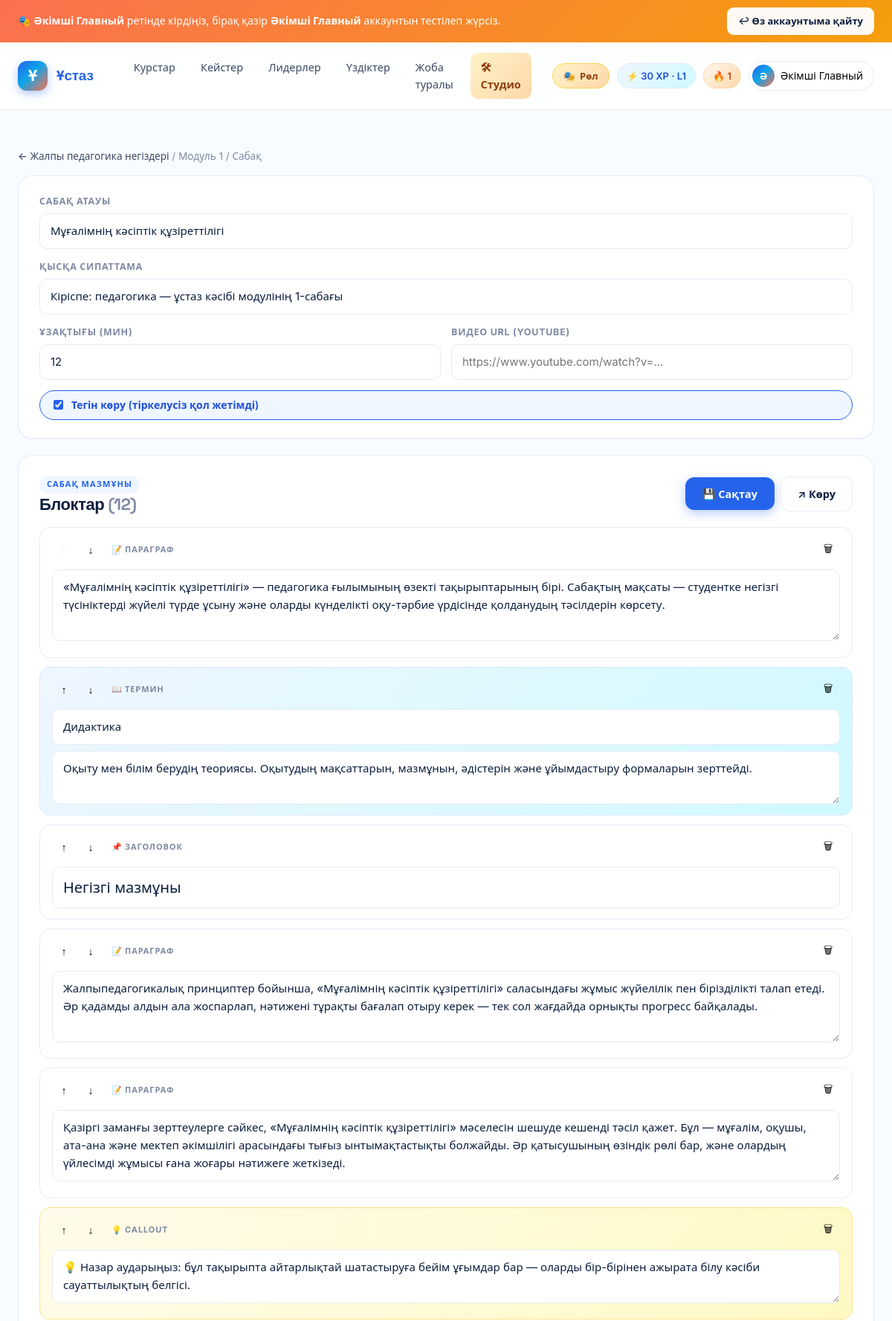
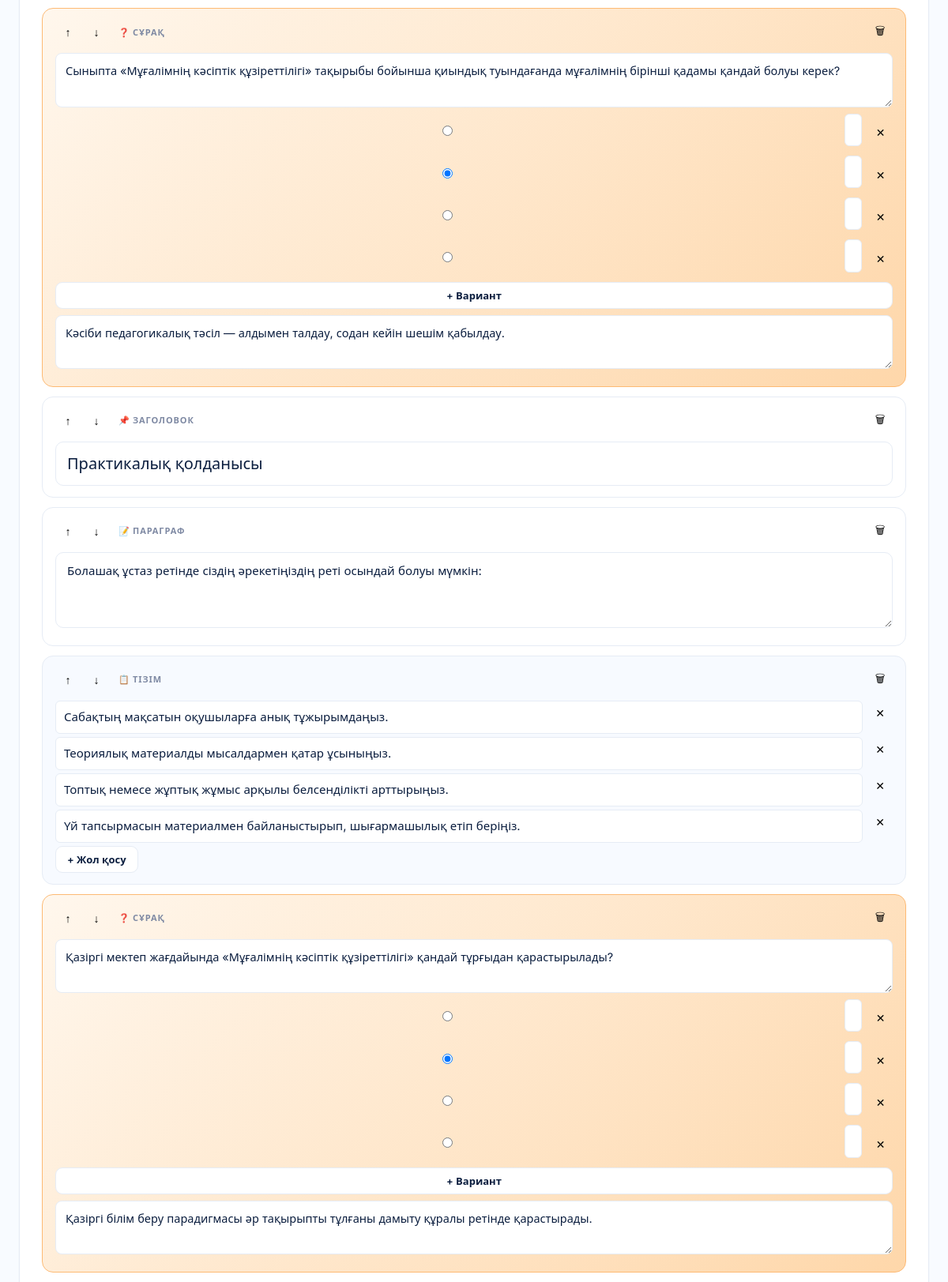
/courses/studio/l/220/ (signed in, upper part), run on the app's committed database (2 pictures, top to bottom).
### accounts/models.py (models this page shows, shortened)
class User(AbstractUser):
    class Role(models.TextChoices):
        STUDENT = "student", "Студент"
        METHODIST = "methodist", "Методист"
        ADMIN = "admin", "Әкімші"
    email = models.EmailField(blank=True)
    role = models.CharField(max_length=16, choices=Role.choices, default=Role.STUDENT)
    avatar = models.ImageField(upload_to="avatars/", blank=True, null=True)
    bio = models.TextField(blank=True)
    university = models.ForeignKey(
        University, on_delete=models.SET_NULL, null=True, blank=True, related_name="students"
    )
    region = models.ForeignKey(
        Region, on_delete=models.SET_NULL, null=True, blank=True, related_name="users"
    )
    specialty = models.ForeignKey(
        Specialty, on_delete=models.SET_NULL, null=True, blank=True, related_name="users"
    )
    year_of_study = models.PositiveSmallIntegerField(null=True, blank=True)
    locale = models.CharField(max_length=8, default="kk")
    is_profile_public = models.BooleanField(default=True)
    last_seen = models.DateTimeField(null=True, blank=True)
    REQUIRED_FIELDS = []
    @property
    def display_name(self):
        return self.get_full_name() or self.username

### gamification/models.py (models this page shows, shortened)
class Profile(models.Model):
    user = models.OneToOneField(
        settings.AUTH_USER_MODEL, on_delete=models.CASCADE, related_name="gprofile"
    )
    xp = models.PositiveIntegerField(default=0)
    level = models.PositiveSmallIntegerField(default=1)
    weekly_xp = models.PositiveIntegerField(default=0)
    monthly_xp = models.PositiveIntegerField(default=0)
    last_week_reset = models.DateField(null=True, blank=True)
    last_month_reset = models.DateField(null=True, blank=True)

class Streak(models.Model):
    user = models.OneToOneField(
        settings.AUTH_USER_MODEL, on_delete=models.CASCADE, related_name="streak"
    )
    current = models.PositiveIntegerField(default=0)
    longest = models.PositiveIntegerField(default=0)
    last_activity_date = models.DateField(null=True, blank=True)
    freezes_available = models.PositiveSmallIntegerField(default=2)
    freezes_used_month = models.PositiveSmallIntegerField(default=0)
    month_marker = models.DateField(null=True, blank=True)

### courses/models.py (models this page shows, shortened)
class Lesson(models.Model):
    module = models.ForeignKey(Module, on_delete=models.CASCADE, related_name="lessons")
    title = models.CharField(max_length=255)
    slug = models.SlugField(max_length=255)
    order = models.PositiveSmallIntegerField(default=0)
    summary = models.CharField(max_length=400, blank=True)
    content = models.JSONField(default=list, blank=True)
    video = models.FileField(upload_to="lessons/videos/", blank=True, null=True)
    video_url = models.URLField(blank=True, help_text="Сыртқы видео сілтемесі (YouTube және т.б.)")
    duration_minutes = models.PositiveSmallIntegerField(default=10)
    is_free_preview = models.BooleanField(default=False)
    created_at = models.DateTimeField(auto_now_add=True)
    updated_at = models.DateTimeField(auto_now=True)
    class Meta:
        ordering = ["order", "id"]
        unique_together = [("module", "slug")]
    def get_absolute_url(self):
        return reverse(
            "courses:lesson",
            args=[self.module.course.slug, self.module.id, self.slug],
        )

class Module(models.Model):
    course = models.ForeignKey(Course, on_delete=models.CASCADE, related_name="modules")
    title = models.CharField(max_length=255)
    summary = models.TextField(blank=True)
    order = models.PositiveSmallIntegerField(default=0)
    has_test = models.BooleanField(default=True)
    class Meta:
        ordering = ["order", "id"]
        unique_together = [("course", "order")]

class Course(models.Model):
    class Level(models.TextChoices):
        BEGINNER = "beginner", "Бастаушы"
        INTERMEDIATE = "intermediate", "Орта"
        ADVANCED = "advanced", "Жоғары"
    title = models.CharField(max_length=255)
    slug = models.SlugField(max_length=255, unique=True)
    short_description = models.CharField(max_length=300)
    description = models.TextField()
    cover = models.ImageField(upload_to="courses/covers/", blank=True, null=True)
    level = models.CharField(max_length=16, choices=Level.choices, default=Level.BEGINNER)
    language = models.CharField(max_length=8, default="kk")
    duration_hours = models.PositiveIntegerField(default=20)
    authors = models.ManyToManyField(
        settings.AUTH_USER_MODEL, related_name="authored_courses", blank=True
    )
    tags = models.CharField(max_length=255, blank=True, help_text="Үтірмен бөлінген тегтер")
    is_published = models.BooleanField(default=False)
    has_final_exam = models.BooleanField(default=True)
    final_exam_pass_pct = models.PositiveSmallIntegerField(default=70)
    created_at = models.DateTimeField(auto_now_add=True)
    updated_at = models.DateTimeField(auto_now=True)
    class Meta:
        ordering = ["-is_published", "title"]

### courses/views_studio.py (the view)
# urls.py: path("studio/l/<int:lesson_id>/", vs.lesson_edit, name="studio_lesson"),
@login_required
@staff_required
def lesson_edit(request, lesson_id):
    lesson = get_object_or_404(
        Lesson.objects.select_related("module__course"), pk=lesson_id
    )
    initial_json = json.dumps(lesson.content or [], ensure_ascii=False)
    return render(request, "studio/lesson.html", {
        "lesson": lesson, "initial_json": initial_json,
    })

### templates/studio/lesson.html (shortened to what this page needs)
{% extends "studio/_base.html" %}
{% block content %}
<div class="container st-lesson-page" x-data="lessonEditor()" x-init="init()">
  <div class="st-crumbs">
    <a href="{% url 'courses:studio_course' lesson.module.course.slug %}">← {{ lesson.module.course.title|truncatechars:40 }}</a>
    <span class="muted"> / Модуль {{ lesson.module.order }} / Сабақ</span>
  </div>
  <div class="st-panel">
    <div class="st-meta-grid">
      <div class="st-field">
        <label>Сабақ атауы</label>
        <input type="text" value="{{ lesson.title }}"
               @change="updateField('title', $event.target.value)">
      </div>
      <div class="st-field">
        <label>Қысқа сипаттама</label>
        <input type="text" value="{{ lesson.summary }}"
               @change="updateField('summary', $event.target.value)">
      </div>
      <div class="st-field-row">
        <div class="st-field">
          <label>Ұзақтығы (мин)</label>
          <input type="number" min="1" value="{{ lesson.duration_minutes }}"
                 @change="updateField('duration_minutes', $event.target.value)">
        </div>
        <div class="st-field" style="flex:2;">
          <label>Видео URL (YouTube)</label>
          <input type="url" value="{{ lesson.video_url }}" placeholder="https://www.youtube.com/watch?v=..."
                 @change="updateField('video_url', $event.target.value)">
        </div>
      </div>
      <label class="st-toggle">
        <input type="checkbox" {% if lesson.is_free_preview %}checked{% endif %}
               @change="updateField('is_free_preview', $event.target.checked ? '1' : '0')">
        <span>Тегін көру (тіркелусіз қол жетімді)</span>
      </label>
    </div>
  </div>
  <div class="st-panel">
    <div class="st-panel-head">
      <div>
        <div class="st-eyebrow">Сабақ мазмұны</div>
        <h2 style="margin: 2px 0 0;">Блоктар <span class="muted" x-text="`(${blocks.length})`"></span></h2>
      </div>
      <div style="display:flex; gap:8px; align-items:center;">
        <button type="button" class="btn btn-primary" @click="saveContent()" :disabled="saving">
          <span x-show="!saving">💾 Сақтау</span>
        </button>
        <a href="{{ lesson.get_absolute_url }}" target="_blank" class="btn btn-ghost">↗ Көру</a>
      </div>
    </div>
    <div class="st-blocks">
      <template x-for="(b, i) in blocks" :key="b._id">
        <div class="st-block" :class="`st-block-${b.type}`">
          <div class="st-block-tools">
            <button type="button" class="st-icon-btn" @click="move(i, -1)" :disabled="i === 0" title="Жоғары">↑</button>
            <button type="button" class="st-icon-btn" @click="move(i, 1)" :disabled="i === blocks.length - 1" title="Төмен">↓</button>
            <span class="st-block-type" x-text="typeLabel(b.type)"></span>
            <button type="button" class="st-icon-btn" @click="remove(i)" title="Жою">🗑</button>
          </div>
          <template x-if="b.type === 'paragraph'">
            <textarea class="st-block-input" rows="3" placeholder="Параграф мәтіні..."
                      x-model="b.value" @input="dirty = true"></textarea>
          </template>
          <template x-if="b.type === 'heading'">
            <input class="st-block-input st-block-heading-input" type="text" placeholder="Заголовок..."
                   x-model="b.value" @input="dirty = true">
          </template>
          <template x-if="b.type === 'term'">
            <div class="st-block-term-grid">
              <input type="text" placeholder="Термин..." x-model="b.value.name" @input="dirty = true">
              <textarea rows="2" placeholder="Анықтамасы..." x-model="b.value.definition" @input="dirty = true"></textarea>
            </div>
          </template>
          <template x-if="b.type === 'callout'">
            <textarea class="st-block-input" rows="2" placeholder="💡 Кеңес немесе мысал..."
                      x-model="b.value" @input="dirty = true"></textarea>
          </template>
          <template x-if="b.type === 'list'">
            <div>
              <template x-for="(item, idx) in b.value" :key="idx">
                <div style="display:flex; gap:6px; margin-bottom:4px;">
                  <input type="text" :value="item" x-model="b.value[idx]" @input="dirty = true"
                         style="flex:1; padding:8px 10px; border:1.5px solid var(--line); border-radius:6px;">
                  <button type="button" class="st-icon-btn" @click="b.value.splice(idx, 1); dirty = true">✕</button>
                </div>
              </template>
              <button type="button" class="btn btn-ghost btn-sm" @click="b.value.push(''); dirty = true">+ Жол қосу</button>
            </div>
          </template>
          <template x-if="b.type === 'question'">
            <div class="st-block-q-grid">
              <textarea rows="2" placeholder="Сұрақ мәтіні..."
                        x-model="b.value.text" @input="dirty = true"></textarea>
              <template x-for="(ch, idx) in b.value.choices" :key="idx">
                <label style="display:flex; gap:8px; align-items:center; margin-bottom:4px;">
                  <input type="radio" :name="`correct-${b._id}`" :value="idx"
                         :checked="b.value.correct === idx"
                         @change="b.value.correct = idx; dirty = true">
                  <input type="text" x-model="b.value.choices[idx]" @input="dirty = true"
                         :placeholder="`Вариант ${idx + 1}`"
                         style="flex:1; padding:8px 10px; border:1.5px solid var(--line); border-radius:6px;">
                  <button type="button" class="st-icon-btn"
                          @click="b.value.choices.splice(idx, 1); if (b.value.correct >= b.value.choices.length) b.value.correct = 0; dirty = true">✕</button>
                </label>
              </template>
              <button type="button" class="btn btn-ghost btn-sm"
                      @click="b.value.choices.push(''); dirty = true"
                      style="margin-bottom:8px;">+ Вариант</button>
              <textarea rows="2" placeholder="Дұрыс жауаптың түсіндірмесі..."
                        x-model="b.value.explanation" @input="dirty = true"></textarea>
            </div>
          </template>
        </div>
      </template>
    </div>
  </div>
</div>
{% endblock %}

### templates/base.html (shortened to what this page needs)
{% load static humanize %}<!DOCTYPE html>
<html lang="kk">
<head>
<link rel="stylesheet" href="{% static 'css/app.css' %}">
{% block head_extra %}{% endblock %}
</head>
<body class="bg-cream">
{% if IMPERSONATING %}
<div class="impersonate-bar">
  <div class="container impersonate-inner">
    <span>
      🎭 <strong>{{ IMPERSONATOR.display_name }}</strong> ретінде кірдіңіз,
      бірақ қазір <strong>{{ user.display_name }}</strong> аккаунтын тестілеп жүрсіз.
    </span>
    <a class="btn btn-sm btn-ghost" href="{% url 'accounts:exit_become' %}">↩ Өз аккаунтыма қайту</a>
  </div>
</div>
{% endif %}
<header class="topbar" x-data="{mobileOpen: false}">
  <div class="container topbar-inner">
    <a href="{% url 'core:landing' %}" class="brand">
      <span class="brand-mark">Ұ</span>
      <span class="brand-name">{{ PLATFORM_NAME }}</span>
    </a>
    <nav class="nav" :class="{'is-open': mobileOpen}" @click="mobileOpen = false">
      <a href="{% url 'courses:catalog' %}">Курстар</a>
      <a href="{% url 'assessments:cases' %}">Кейстер</a>
      <a href="{% url 'gamification:leaderboard' %}">Лидерлер</a>
      <a href="{% url 'social:best_solutions' %}">Үздіктер</a>
      <a href="{% url 'core:about' %}">Жоба туралы</a>
      {% if user.is_staff %}<a href="{% url 'courses:studio_dashboard' %}" class="nav-studio">🛠 Студио</a>{% endif %}
    </nav>
    <div class="nav-right">
      {% if ROLE_SWITCHER_USERS %}
        <div class="usermenu" x-data="{open:false}">
          <button class="role-switcher-btn" @click="open=!open" title="Тестілеу үшін рөл ауыстыру">
            🎭 <span class="role-switcher-label">Рөл</span>
          </button>
        </div>
      {% endif %}
      {% if user.is_authenticated %}
        {% if user.gprofile %}<span class="xp-pill">⚡ {{ user.gprofile.xp|intcomma }} XP · L{{ user.gprofile.level }}</span>{% endif %}
        {% if user.streak %}<span class="streak-pill">🔥 {{ user.streak.current }}</span>{% endif %}
        <div class="usermenu" x-data="{open:false}">
          <button class="usermenu-btn" @click="open=!open">
            {% if user.avatar %}<img src="{{ user.avatar.url }}" alt="">{% else %}<span class="avatar-fallback">{{ user.display_name|slice:":1"|upper }}</span>{% endif %}
            <span>{{ user.display_name }}</span>
          </button>
        </div>
      {% else %}
        <a class="btn btn-ghost" href="{% url 'accounts:login' %}">Кіру</a>
        <a class="btn btn-primary" href="{% url 'accounts:signup' %}">Тіркелу</a>
      {% endif %}
    </div>
  </div>
</header>
<main class="main">
  {% block content %}{% endblock %}
</main>
</body>
</html>

### data on the page
User: display_name "Әкімші Главный", gprofile.xp "30", gprofile.level "1", streak.current "1", display_name "Ә"
Lesson: module.course "Жалпы педагогика негіздері", module.order "1", title "Мұғалімнің кәсіптік құзіреттілігі", summary "Кіріспе: педагогика — ұстаз кәсібі модулінің 1-сабағы", duration_minutes "12", is_free_preview "☑"

### other printed values
{{ PLATFORM_NAME }} "Ұстаз"
